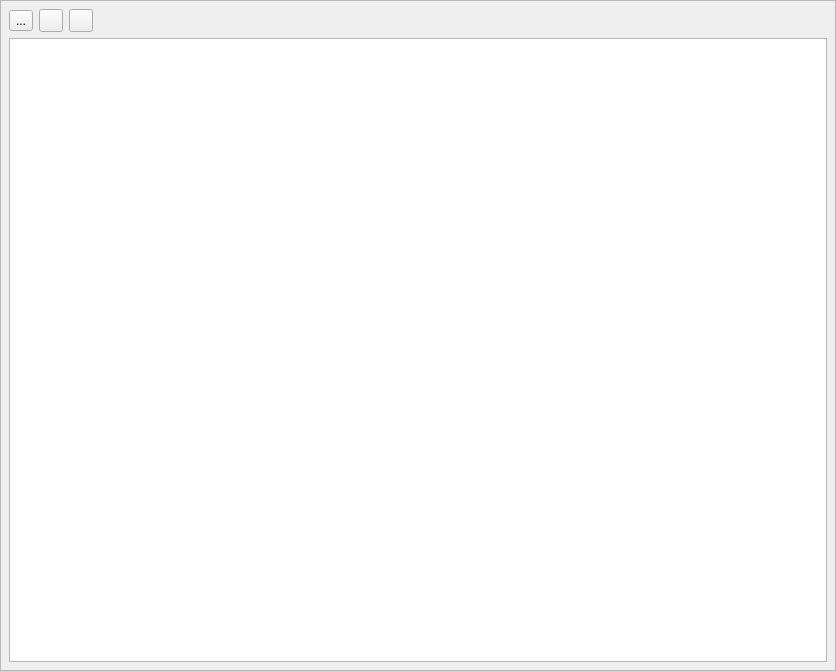
<ui version="4.0" >
 <class>FHelp</class>
 <widget class="QMainWindow" name="FHelp" >
  <property name="geometry" >
   <rect>
    <x>0</x>
    <y>0</y>
    <width>836</width>
    <height>671</height>
   </rect>
  </property>
  <property name="windowTitle" >
   <string>Help</string>
  </property>
  <widget class="QWidget" name="widget" >
   <layout class="QHBoxLayout" >
    <property name="spacing" >
     <number>0</number>
    </property>
    <property name="leftMargin" >
     <number>0</number>
    </property>
    <property name="topMargin" >
     <number>0</number>
    </property>
    <property name="rightMargin" >
     <number>0</number>
    </property>
    <property name="bottomMargin" >
     <number>0</number>
    </property>
    <item>
     <widget class="QFrame" name="frame8" >
      <property name="sizePolicy" >
       <sizepolicy vsizetype="Preferred" hsizetype="Preferred" >
        <horstretch>0</horstretch>
        <verstretch>0</verstretch>
       </sizepolicy>
      </property>
      <property name="frameShape" >
       <enum>QFrame::StyledPanel</enum>
      </property>
      <property name="frameShadow" >
       <enum>QFrame::Raised</enum>
      </property>
      <layout class="QGridLayout" >
       <property name="leftMargin" >
        <number>8</number>
       </property>
       <property name="topMargin" >
        <number>8</number>
       </property>
       <property name="rightMargin" >
        <number>8</number>
       </property>
       <property name="bottomMargin" >
        <number>8</number>
       </property>
       <property name="horizontalSpacing" >
        <number>6</number>
       </property>
       <property name="verticalSpacing" >
        <number>6</number>
       </property>
       <item row="1" column="0" colspan="4" >
        <widget class="QTextBrowser" name="TBHelp" >
         <property name="sizePolicy" >
          <sizepolicy vsizetype="Preferred" hsizetype="Preferred" >
           <horstretch>0</horstretch>
           <verstretch>2</verstretch>
          </sizepolicy>
         </property>
         <property name="source" >
          <url>
           <string/>
          </url>
         </property>
         <property name="openExternalLinks" >
          <bool>false</bool>
         </property>
         <property name="text" stdset="0" >
          <string/>
         </property>
        </widget>
       </item>
       <item row="0" column="2" >
        <widget class="QToolButton" name="BForward" >
         <property name="text" >
          <string/>
         </property>
         <property name="icon" >
          <iconset resource="resources.qrc" >:/resources/go-right.png</iconset>
         </property>
        </widget>
       </item>
       <item row="0" column="1" >
        <widget class="QToolButton" name="BBack" >
         <property name="text" >
          <string/>
         </property>
         <property name="icon" >
          <iconset resource="resources.qrc" >:/resources/go-left.png</iconset>
         </property>
        </widget>
       </item>
       <item row="0" column="3" >
        <spacer>
         <property name="orientation" >
          <enum>Qt::Horizontal</enum>
         </property>
         <property name="sizeType" >
          <enum>QSizePolicy::Expanding</enum>
         </property>
         <property name="sizeHint" >
          <size>
           <width>400</width>
           <height>20</height>
          </size>
         </property>
        </spacer>
       </item>
       <item row="0" column="0" >
        <widget class="QToolButton" name="BHome" >
         <property name="text" >
          <string>...</string>
         </property>
         <property name="icon" >
          <iconset resource="resources.qrc" >:/resources/go-home.png</iconset>
         </property>
        </widget>
       </item>
      </layout>
     </widget>
    </item>
   </layout>
  </widget>
 </widget>
 <layoutdefault spacing="6" margin="11" />
 <resources>
  <include location="resources.qrc" />
 </resources>
 <connections/>
</ui>
